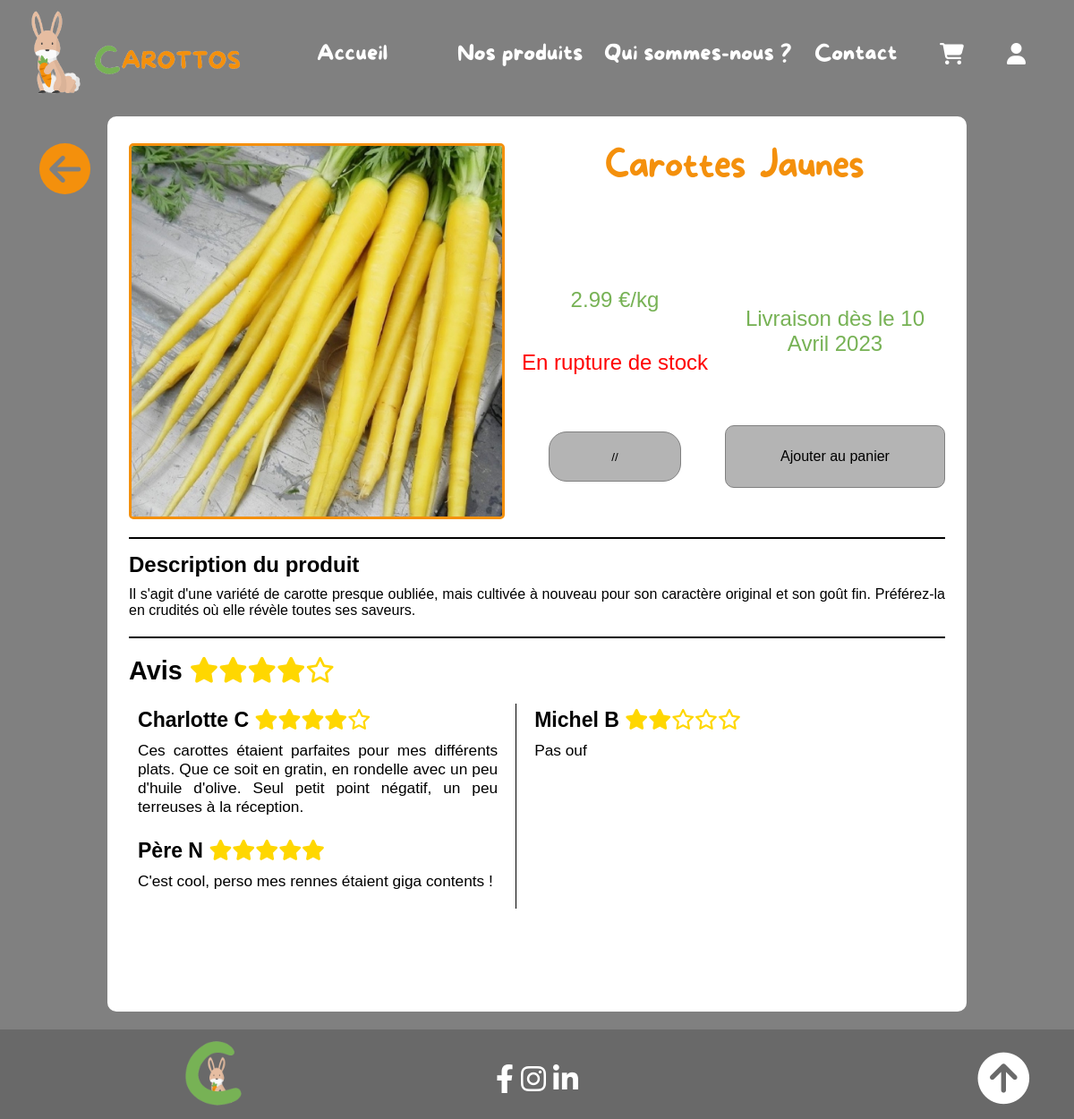
The page /pageProduitUnique.php?id=2 on the database its author committed.
### tables this page shows
CREATE TABLE `produits` (
  `id` int(11) NOT NULL,
  `libelle` varchar(60) NOT NULL,
  `prix` float NOT NULL,
  `description` text NOT NULL,
  `joursAvantLivraison` int(11) NOT NULL,
  `img` varchar(80) NOT NULL,
  `QteStock` float NOT NULL
);

CREATE TABLE `avis` (
  `idAvis` int(11) NOT NULL,
  `idProduit` int(11) NOT NULL,
  `nbEtoiles` int(11) NOT NULL,
  `txtAvis` text NOT NULL,
  `userAvis` varchar(20) NOT NULL
);

### BDD/requetes.php (called while the page is built, shortened)
<?php
function getProduitById($id):array{
    $connexion = createConnexion();
    $requete = $connexion->prepare("SELECT * FROM produits WHERE id = :id");
    $requete -> bindValue('id', $id);
    $requete -> execute();
    return $requete->fetch(PDO::FETCH_ASSOC);
}
function getAvisById($id):array{
    $connexion = createConnexion();
    $requete = $connexion->prepare("SELECT * FROM avis WHERE idProduit = :id");
    $requete -> bindValue('id', $id);
    $requete -> execute();
    return $requete->fetchAll(PDO::FETCH_ASSOC);
}

### BDD/fonctionsDiverses.php (called while the page is built, shortened)
<?php
function dateLivraison($joursAvantLiv){
    $timestampAjoute = $joursAvantLiv*86400;
    $timestampLivraison = $timestampAjoute+time();
    $date =  date("d m Y", $timestampLivraison);
    $mois = substr($date, 3, 2);
    $mois = ecritureMois($mois);
    $date = substr($date, 0, 3).$mois.substr($date, 5);
    return $date;
}
function ecritureMois($mois){
    if ($mois == '01'){
        return "Janvier";
    }elseif ($mois == '02'){
        return "Février";
    }elseif ($mois == '03'){
        return "Mars";
    }elseif ($mois == '04'){
        return "Avril";
    }elseif ($mois == '05'){
        return "Mai";
    }elseif ($mois == '06'){
        return "Juin";
    }elseif ($mois == '07'){
        return "Juillet";
    }elseif ($mois == '08'){
        return "Août";
    }elseif ($mois == '09'){
        return "Septembre";
    }elseif ($mois == '10'){
        return "Octobre";
    }elseif ($mois == '11'){
        return "Novembre";
    }elseif ($mois == '12'){
        return "Décembre";
    }
}

### pageProduitUnique.php (the view, shortened to what this page needs)
<?php
include_once "BDD/requetes.php";
include_once "BDD/fonctionsDiverses.php";
$id = $_GET['id'];
$avis = getAvisById($id);
$produit = getProduitById($id);
$img = $produit['img'];
$nom = $produit['libelle'];
$descr = $produit['description'];
$stock = $produit['QteStock'];
$color = "VertContact";
if ($stock < 6){
    $color = "Rouge";
}
$prix = number_format( $produit['prix'], 2 );
$joursLivraison = dateLivraison($produit['joursAvantLivraison']);
$nbEtoilesMoyen = 0;
if (empty($avis)){
    $nbEtoilesVide = 5;
}else {
    foreach ($avis as $avisUnic) {
        $nbEtoilesMoyen += $avisUnic['nbEtoiles'];
    }
    $nbEtoilesMoyen = round($nbEtoilesMoyen / count($avis));
    $nbEtoilesVide = 5 - $nbEtoilesMoyen;
}
?>
<!doctype html>
<html lang="fr">
<head>
    <link rel="stylesheet" href="https://cdnjs.cloudflare.com/ajax/libs/font-awesome/6.3.0/css/all.min.css" />
    <link rel="stylesheet" href="style.css">
</head>
<body>
<div class="container">
    <?php
    include "fichierCommuns/header.php";
    ?>
    <div class="produit">
        <a href="siteVitrine.php" id="back" class="retourListeProduitsFromProduitUnique"><i class="fa-solid fa-arrow-left"></i></a>
        <div class="infosProduit">
            <img src="<?= $img ?>" alt="Image du produit">
            <h2><?= $nom ?></h2>
            <p id="prixProduit"><?= $prix." €/kg" ?></p>
            <?php
            if ($stock > 0){
                echo "<p id='stock' class='$color'> Reste en stock : $stock kg</p>";
            }
            else{
                echo "<p class='Rouge'> En rupture de stock</p>";
            }
            ?>
            <p id="joursLiv">Livraison dès le <?= $joursLivraison ?></p>
            <form method="post" autocomplete="off">
                <div class="erreurQté">
                    <input type="text" name="quantite" <?php if ($stock==0){echo " value='//' ";}else{echo "value='1'";}?> class="quantite <?php if (isset($erreur)){echo "erreur";}?> <?php if ($stock==0){echo " valeurInterdite ";}?>" <?php if ($stock==0){echo " disabled ";}?>>
                </div>
                <input class="ajoutPanier <?php if ($stock==0){echo " ajoutPanierInterdit ";}?>" type="submit" value="Ajouter au panier" <?php if ($stock==0){echo " disabled ";}?>>
            </form>
        </div>
        <div class="descrProduits">
            <h2>Description du produit</h2>
            <p><?= $descr ?></p>
        </div>
        <div class="avisProduits">
            <h2>
                Avis
                <?php
                for($i = 0; $i<$nbEtoilesMoyen; $i++){
                    echo "<i class='fa-solid fa-star jaune'></i>";
                }
                for($i = 0; $i<$nbEtoilesVide; $i++){
                    echo "<i class='fa-regular fa-star jaune'></i>";
                }
                ?>
                <div class="listeAvis">
                    <?php
                    foreach ($avis as $avisUnique){
                        $user = $avisUnique['userAvis'];
                        $texte = $avisUnique['txtAvis'];
                        $nbEtoilesAvis = $avisUnique['nbEtoiles'];
                        $nbEtoilesVideAvis = 5-$nbEtoilesAvis;
                        ?>
                    <div class="avisUnique">
                        <h2><?= $user."  "?>
                            <?php
                            for($i = 0; $i<$nbEtoilesAvis; $i++){
                                echo "<i class='fa-solid fa-star jaune'></i>";
                            }
                            for($i = 0; $i<$nbEtoilesVideAvis; $i++){
                                echo "<i class='fa-regular fa-star jaune'></i>";
                            }
                            ?>
                        </h2>
                        <p><?= $texte ?></p>
                    </div>
                    <?php
                    }
                    ?>
                </div>
            </h2>
        </div>
    </div>
    <?php
    include "fichierCommuns/footer.php";
    ?>
</div>
</body>
</html>

### style.css (style rules this page uses)
html { scroll-behavior: smooth; min-height: 100vh; height: max-content; scrollbar-width: thin; }
* { margin: 0; padding: 0; box-sizing: border-box; cursor: default; }
.Rouge { color: red; }
.container { display: flex; flex-direction: column; min-height: 100vh; height: max-content; background-color: gray; }
.produit { background-color: white; margin: 130px auto 120px; width: 80%; border-radius: 10px; height: 1000px; font-family: Bahnschrift, sans-serif; position: relative; }
.produit > * { width: 95%; margin: auto; text-align: justify; }
#back { width: 1.5cm; position: absolute; height: 1.5cm; color: gray; font-size: 2.5em; background-color: #f4900c; border-radius: 50%; text-align: center; vertical-align: middle; line-height: 1.6cm; transition: all 0.6s; z-index: 0; cursor: pointer; }
.retourListeProduitsFromProduitUnique { left: -2cm; top: 0.8cm; }
#back i { cursor: pointer; }
.infosProduit { margin: 30px auto auto; display: grid; height: max-content; grid-template-columns: 420px 1fr 1fr; grid-template-rows: 1fr 0.5fr 0.5fr 1fr; }
.infosProduit img { grid-column: 1/2; grid-row: 1/-1; aspect-ratio: 1/1; height: 100%; width: 100%; object-fit: cover; border-radius: 5px; border: 3px solid #f4900c; }
.infosProduit h2 { color: #f4900c; padding-left: 20px; font-size: 2.5em; font-family: "MoreSugarThin", sans-serif; grid-row: 1/2; grid-column: 2/-1; text-align: center; }
.infosProduit p { font-size: 1.5em; margin: auto; width: 100%; text-align: center; }
#prixProduit { grid-column: 2/3; grid-row: 2/3; color: #77b255; }
#joursLiv { grid-row: 2/4; grid-column: 3/-1; color: #77b255; }
.infosProduit .ajoutPanier { margin: auto; }
.descrProduits { margin-top: 20px; padding-top: 15px; border-top: 2px solid black; }
.descrProduits h2 { margin-bottom: 10px; }
.avisProduits { margin-top: 20px; padding-top: 20px; border-top: 2px solid black; }
.avisProduits h2 { font-size: 1.8em; }
.listeAvis { display: grid; width: 95%; grid-template-columns: 1fr 1fr; grid-template-rows: repeat(auto-fill, max-content); margin-top: 20px; }
.avisUnique { padding: 5px 20px 20px 10px; border-right: 1px solid black; }
.avisUnique:nth-child(2n) { border: none; padding-left: 20px; }
.avisUnique h2 { font-size: 0.8em; }
.avisUnique p { padding-top: 10px; font-size: 0.6em; font-weight: normal; }
.jaune { color: gold; }
.produit form { grid-row: -2/-1; grid-column: -3/-1; display: flex; flex-direction: row; justify-content: space-between; }
.erreurQté { width: 50%; height: 100%; display: flex; justify-content: center; align-items: center; flex-direction: column; }
.quantite { border-radius: 20px; height: 40%; width: 60%; color: black; transition: all 0.5s; text-align: center; align-self: center; border: bisque 3px solid; background-color: floralwhite; margin: auto; cursor: text; }
.ajoutPanier { background-color: #f4900c; color: white; border: 2px solid #dc830e; border-radius: 10px; width: 50%; height: 50%; cursor: pointer; font-family: Bahnschrift, sans-serif; font-size: 1em; transition: all 0.3s; margin: auto 3cm auto auto; }
.valeurInterdite, .ajoutPanierInterdit { background-color: #b4b4b4; cursor: not-allowed; border: 1px solid gray; color: black; }

### rows shown on the page
produits: img (picture), libelle "Carottes Jaunes", prix "2.99", joursAvantLivraison "10 Avril 2023", quantite "//", QteStock "Ajouter au panier", description "Il s'agit d'une variété de carotte presque oubliée, mais cultivée à nouveau pour son caractère original et son goût fin. Préférez-la en crudités où elle révèle toutes ses saveurs."
avis: userAvis "Charlotte C", nbEtoiles 4 (drawn), txtAvis "Ces carottes étaient parfaites pour mes différents plats. Que ce soit en gratin, en rondelle avec un peu d'huile d'olive. Seul petit point négatif, un peu terreuses à la réception."
avis: userAvis "Michel B", nbEtoiles 2 (drawn), txtAvis "Pas ouf"
avis: userAvis "Père N", nbEtoiles 5 (drawn), txtAvis "C'est cool, perso mes rennes étaient giga contents !"
